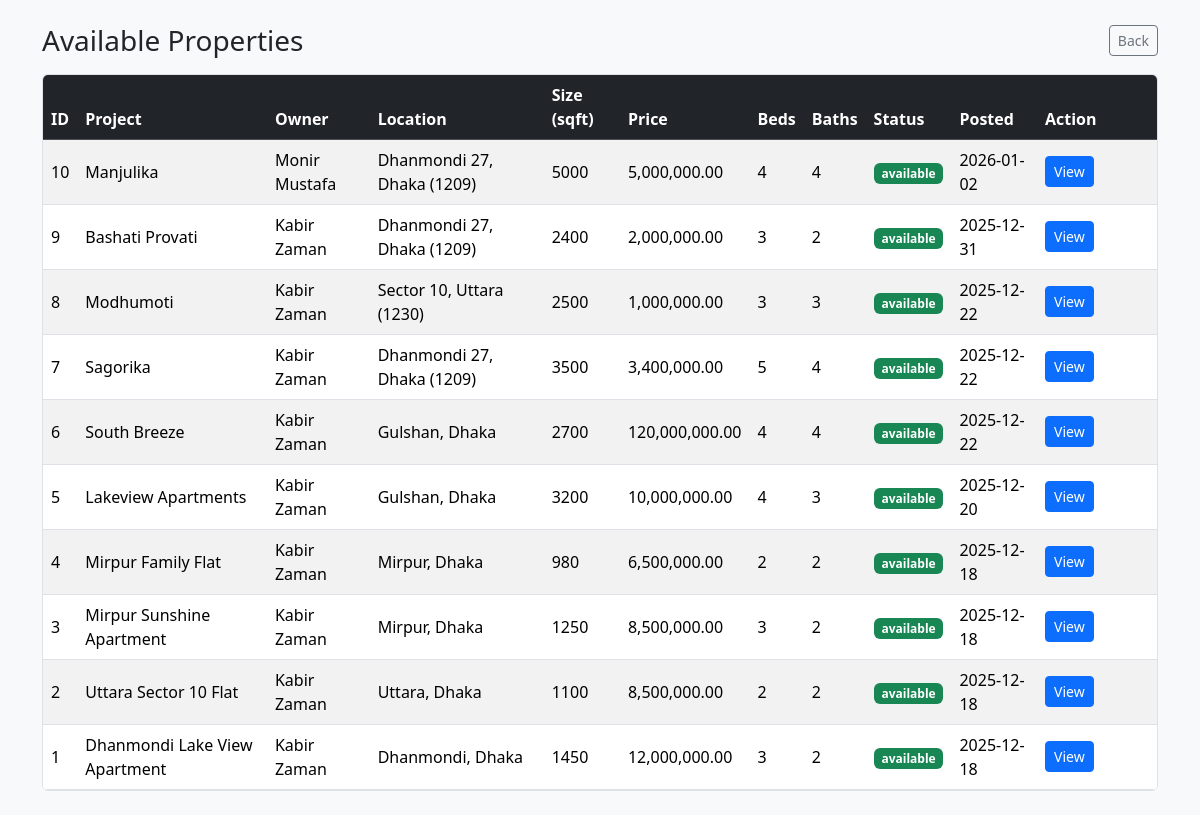
The app's page /client/properties.php (signed in) with its own data.
### tables this page shows
CREATE TABLE `properties` (
  `property_id` int(11) NOT NULL,
  `provider_id` int(11) NOT NULL,
  `location_id` int(11) NOT NULL,
  `project_name` varchar(160) DEFAULT NULL,
  `size_sqft` int(11) NOT NULL,
  `price` decimal(12,2) NOT NULL,
  `no_of_bedrooms` int(11) DEFAULT 0,
  `no_of_bathrooms` int(11) DEFAULT 0,
  `availability_status` enum('available','booked','sold') DEFAULT 'available',
  `created_at` timestamp NOT NULL DEFAULT current_timestamp()
);

CREATE TABLE `users` (
  `user_id` int(11) NOT NULL,
  `role` enum('client','property_owner','developer','architect','material_provider','worker_provider','interior_designer','admin') NOT NULL,
  `provider_type` enum('developer','builder','contractor','architect') DEFAULT NULL,
  `full_name` varchar(120) NOT NULL,
  `email` varchar(190) NOT NULL,
  `phone` varchar(30) DEFAULT NULL,
  `password` varchar(255) NOT NULL,
  `profile_pic` varchar(255) DEFAULT NULL,
  `house` varchar(60) DEFAULT NULL,
  `street` varchar(80) DEFAULT NULL,
  `city` varchar(80) DEFAULT NULL,
  `area_code` varchar(20) DEFAULT NULL,
  `created_at` timestamp NOT NULL DEFAULT current_timestamp()
);

CREATE TABLE `locations` (
  `location_id` int(11) NOT NULL,
  `house` varchar(60) DEFAULT NULL,
  `street` varchar(80) DEFAULT NULL,
  `city` varchar(80) NOT NULL,
  `area_code` varchar(20) DEFAULT NULL,
  `created_at` timestamp NOT NULL DEFAULT current_timestamp(),
  `location_name` varchar(120) DEFAULT NULL
);

### client/properties.php (the view, shortened to what this page needs)
<?php
require_once __DIR__ . '/../config/db.php';
$rows = [];
try {
  $sql = "
    SELECT
      p.property_id,
      p.project_name,
      p.size_sqft,
      p.price,
      p.no_of_bedrooms,
      p.no_of_bathrooms,
      p.availability_status,
      p.created_at,
      u.full_name AS owner_name,
      l.location_id,
      l.house,
      l.street,
      l.city,
      l.area_code
    FROM properties p
    JOIN users u       ON u.user_id = p.provider_id
    JOIN locations l   ON l.location_id = p.location_id
    WHERE p.availability_status = 'available'
    ORDER BY p.created_at DESC
  ";
  $res = $conn->query($sql);
  $rows = $res ? $res->fetch_all(MYSQLI_ASSOC) : [];
} catch (Throwable $e) {
  $error = $e->getMessage();
}
?>
<!doctype html>
<html>
<head>
  <link rel="stylesheet" href="https://cdn.jsdelivr.net/npm/bootstrap@5.3.3/dist/css/bootstrap.min.css">
</head>
<body class="bg-light">
<div class="container py-4">
  <div class="d-flex justify-content-between align-items-center mb-3">
    <h3 class="mb-0">Available Properties</h3>
    <a class="btn btn-outline-secondary btn-sm" href="/homeplan/client/dashboard.php">Back</a>
  </div>
  <?php if (empty($rows)): ?>
    <div class="alert alert-info">No properties available right now.</div>
  <?php else: ?>
    <div class="table-responsive bg-white border rounded">
      <table class="table table-striped mb-0 align-middle">
        <thead class="table-dark">
          <tr>
            <th>ID</th>
            <th>Project</th>
            <th>Owner</th>
            <th>Location</th>
            <th>Size (sqft)</th>
            <th>Price</th>
            <th>Beds</th>
            <th>Baths</th>
            <th>Status</th>
            <th>Posted</th>
            <th style="width:120px;">Action</th>
          </tr>
        </thead>
        <tbody>
          <?php foreach ($rows as $r): ?>
            <?php
              $parts = [];
              if (!empty($r['street'])) $parts[] = $r['street'];
              if (!empty($r['city'])) $parts[] = $r['city'];
              $locText = implode(', ', $parts);
              if (!empty($r['area_code'])) {
                $locText .= " (" . $r['area_code'] . ")";
              }
            ?>
            <tr>
              <td><?= (int)$r['property_id'] ?></td>
              <td><?= htmlspecialchars($r['project_name'] ?? '-') ?></td>
              <td><?= htmlspecialchars($r['owner_name'] ?? '-') ?></td>
              <td><?= htmlspecialchars($locText) ?></td>
              <td><?= (int)($r['size_sqft'] ?? 0) ?></td>
              <td><?= number_format((float)($r['price'] ?? 0), 2) ?></td>
              <td><?= htmlspecialchars((string)($r['no_of_bedrooms'] ?? '-')) ?></td>
              <td><?= htmlspecialchars((string)($r['no_of_bathrooms'] ?? '-')) ?></td>
              <td><span class="badge bg-success"><?= htmlspecialchars($r['availability_status']) ?></span></td>
              <td>
                <?php
                  $dt = $r['created_at'] ?? '';
                  echo $dt ? htmlspecialchars(date('Y-m-d', strtotime($dt))) : '-';
                ?>
              </td>
              <td>
                <a class="btn btn-sm btn-primary"
                   href="/homeplan/client/property_view.php?id=<?= (int)$r['property_id'] ?>">
                  View
                </a>
              </td>
            </tr>
          <?php endforeach; ?>
        </tbody>
      </table>
    </div>
  <?php endif; ?>
</div>
</body>
</html>

### records on screen
properties: property_id "10", project_name "Manjulika", provider.full_name "Monir Mustafa", location.area_code "Dhanmondi 27, Dhaka (1209)", size_sqft "5000", price "5,000,000.00", no_of_bedrooms "4", no_of_bathrooms "4", availability_status "available", created_at "2026-01-02"
properties: property_id "9", project_name "Bashati Provati", provider.full_name "Kabir Zaman", location.area_code "Dhanmondi 27, Dhaka (1209)", size_sqft "2400", price "2,000,000.00", no_of_bedrooms "3", no_of_bathrooms "2", availability_status "available", created_at "2025-12-31"
properties: property_id "8", project_name "Modhumoti", provider.full_name "Kabir Zaman", location.area_code "Sector 10, Uttara (1230)", size_sqft "2500", price "1,000,000.00", no_of_bedrooms "3", no_of_bathrooms "3", availability_status "available", created_at "2025-12-22"
properties: property_id "7", project_name "Sagorika", provider.full_name "Kabir Zaman", location.area_code "Dhanmondi 27, Dhaka (1209)", size_sqft "3500", price "3,400,000.00", no_of_bedrooms "5", no_of_bathrooms "4", availability_status "available", created_at "2025-12-22"
properties: property_id "6", project_name "South Breeze", provider.full_name "Kabir Zaman", locText "Gulshan, Dhaka", size_sqft "2700", price "120,000,000.00", no_of_bedrooms "4", no_of_bathrooms "4", availability_status "available", created_at "2025-12-22"
properties: property_id "5", project_name "Lakeview Apartments", provider.full_name "Kabir Zaman", locText "Gulshan, Dhaka", size_sqft "3200", price "10,000,000.00", no_of_bedrooms "4", no_of_bathrooms "3", availability_status "available", created_at "2025-12-20"
properties: property_id "4", project_name "Mirpur Family Flat", provider.full_name "Kabir Zaman", locText "Mirpur, Dhaka", size_sqft "980", price "6,500,000.00", no_of_bedrooms "2", no_of_bathrooms "2", availability_status "available", created_at "2025-12-18"
properties: property_id "3", project_name "Mirpur Sunshine Apartment", provider.full_name "Kabir Zaman", locText "Mirpur, Dhaka", size_sqft "1250", price "8,500,000.00", no_of_bedrooms "3", no_of_bathrooms "2", availability_status "available", created_at "2025-12-18"
properties: property_id "2", project_name "Uttara Sector 10 Flat", provider.full_name "Kabir Zaman", locText "Uttara, Dhaka", size_sqft "1100", price "8,500,000.00", no_of_bedrooms "2", no_of_bathrooms "2", availability_status "available", created_at "2025-12-18"
properties: property_id "1", project_name "Dhanmondi Lake View Apartment", provider.full_name "Kabir Zaman", locText "Dhanmondi, Dhaka", size_sqft "1450", price "12,000,000.00", no_of_bedrooms "3", no_of_bathrooms "2", availability_status "available", created_at "2025-12-18"
